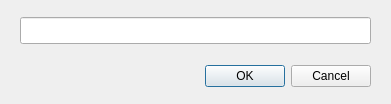
<?xml version="1.0" encoding="UTF-8"?>
<ui version="4.0">
 <class>InputEdit</class>
 <widget class="QDialog" name="InputEdit">
  <property name="geometry">
   <rect>
    <x>0</x>
    <y>0</y>
    <width>391</width>
    <height>104</height>
   </rect>
  </property>
  <property name="windowTitle">
   <string>Edit</string>
  </property>
  <widget class="QDialogButtonBox" name="buttonBox">
   <property name="geometry">
    <rect>
     <x>30</x>
     <y>60</y>
     <width>341</width>
     <height>32</height>
    </rect>
   </property>
   <property name="orientation">
    <enum>Qt::Horizontal</enum>
   </property>
   <property name="standardButtons">
    <set>QDialogButtonBox::Cancel|QDialogButtonBox::Ok</set>
   </property>
  </widget>
  <widget class="QLineEdit" name="lineEdit">
   <property name="geometry">
    <rect>
     <x>20</x>
     <y>17</y>
     <width>351</width>
     <height>27</height>
    </rect>
   </property>
  </widget>
 </widget>
 <resources/>
 <connections>
  <connection>
   <sender>buttonBox</sender>
   <signal>accepted()</signal>
   <receiver>InputEdit</receiver>
   <slot>accept()</slot>
   <hints>
    <hint type="sourcelabel">
     <x>248</x>
     <y>254</y>
    </hint>
    <hint type="destinationlabel">
     <x>157</x>
     <y>274</y>
    </hint>
   </hints>
  </connection>
  <connection>
   <sender>buttonBox</sender>
   <signal>rejected()</signal>
   <receiver>InputEdit</receiver>
   <slot>reject()</slot>
   <hints>
    <hint type="sourcelabel">
     <x>316</x>
     <y>260</y>
    </hint>
    <hint type="destinationlabel">
     <x>286</x>
     <y>274</y>
    </hint>
   </hints>
  </connection>
 </connections>
</ui>
